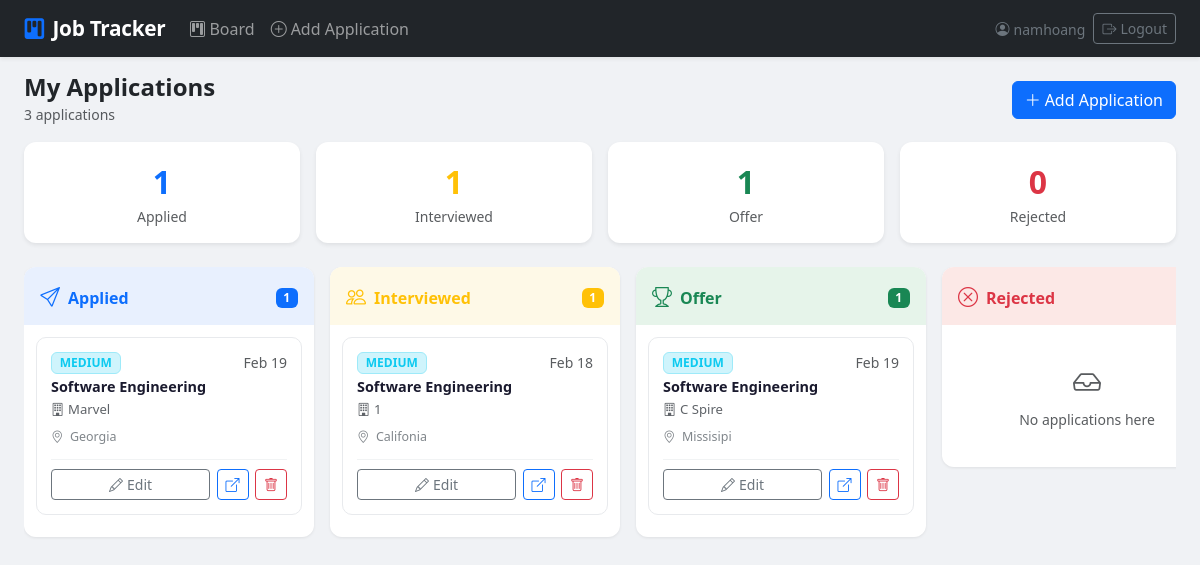
The app's page / (signed in) with its own data.
### applications/models.py (models this page shows, shortened)
class Application(models.Model):
    STATUS_CHOICES = [
        ('APPLIED', 'Applied'),
        ('INTERVIEWED', 'Interviewed'),
        ('OFFER', 'Offer'),
        ('REJECTED', 'Rejected'),
    ]
    PRIORITY_CHOICES = [
        ('LOW', 'Low'),
        ('MEDIUM', 'Medium'),
        ('HIGH', 'High'),
    ]
    user = models.ForeignKey(User, on_delete=models.CASCADE)
    company = models.CharField(max_length=255)
    location = models.CharField(max_length=255)
    job_title = models.CharField(max_length=255)
    job_url = models.URLField(blank=True, null=True)
    status = models.CharField(max_length=20, choices=STATUS_CHOICES, default='APPLIED')
    priority = models.CharField(max_length=10, choices=PRIORITY_CHOICES, default='MEDIUM')
    applied_at = models.DateTimeField(auto_now_add=True)
    deadline = models.DateField(blank=True, null=True)
    salary_range = models.CharField(max_length=100, blank=True, null=True)
    notes = models.TextField(blank=True, null=True)
    class Meta:
        ordering = ['-applied_at']
    def get_priority_color(self):
        colors = {
            'LOW': 'secondary',
            'MEDIUM': 'info',
            'HIGH': 'danger',
        }
        return colors.get(self.priority, 'secondary')

### applications/views.py (the view)
# urls.py: path('', views.application_list, name='application_list'),
@login_required
def application_list(request):
    applications = Application.objects.filter(user=request.user)
    kanban_columns = [
        {
            'key': 'APPLIED',
            'label': 'Applied',
            'color': 'primary',
            'icon': 'bi-send',
            'items': applications.filter(status='APPLIED'),
        },
        {
            'key': 'INTERVIEWED',
            'label': 'Interviewed',
            'color': 'warning',
            'icon': 'bi-people',
            'items': applications.filter(status='INTERVIEWED'),
        },
        {
            'key': 'OFFER',
            'label': 'Offer',
            'color': 'success',
            'icon': 'bi-trophy',
            'items': applications.filter(status='OFFER'),
        },
        {
            'key': 'REJECTED',
            'label': 'Rejected',
            'color': 'danger',
            'icon': 'bi-x-circle',
            'items': applications.filter(status='REJECTED'),
        },
    ]
    return render(request, 'applications/application_list.html', {
        'kanban_columns': kanban_columns,
        'total': applications.count(),
    })

### applications/templates/applications/application_list.html (shortened to what this page needs)
{% extends "applications/base.html" %}
{% block content %}
<div class="d-flex align-items-center justify-content-between mb-3 flex-wrap gap-2">
  <div>
    <h4 class="mb-0 fw-bold">My Applications</h4>
    <small class="text-muted" id="totalCount">{{ total }} application{{ total|pluralize }}</small>
  </div>
  <button class="btn btn-primary" id="addAppBtn">
    <i class="bi bi-plus-lg me-1"></i>Add Application
  </button>
</div>
<div class="row g-3 mb-4">
  {% for col in kanban_columns %}
  <div class="col-6 col-md-3">
    <div class="card stats-card shadow-sm text-center py-2">
      <div class="card-body py-2">
        <div class="fs-2 fw-bold text-{{ col.color }}" data-stat="{{ col.key }}">{{ col.items.count }}</div>
        <div class="text-muted small">{{ col.label }}</div>
      </div>
    </div>
  </div>
  {% endfor %}
</div>
<div class="kanban-board">
  {% for col in kanban_columns %}
  <div class="kanban-column col-{{ col.color }}">
    <div class="kanban-column-header">
      <i class="bi {{ col.icon }} text-{{ col.color }} fs-5"></i>
      <span class="fw-semibold text-{{ col.color }}">{{ col.label }}</span>
      <span class="badge bg-{{ col.color }} ms-auto" data-col-badge="{{ col.key }}">{{ col.items.count }}</span>
    </div>
    <div class="kanban-column-body" data-status="{{ col.key }}">
      {% for app in col.items %}
      <div class="app-card" data-pk="{{ app.pk }}" data-href="{% url 'application_detail' app.pk %}">
        <div class="d-flex justify-content-between align-items-start mb-1">
          <span class="badge bg-{{ app.get_priority_color }}-subtle text-{{ app.get_priority_color }} border border-{{ app.get_priority_color }}-subtle small">
            {{ app.priority }}
          </span>
          <small class="text-muted">{{ app.applied_at|date:"M d" }}</small>
        </div>
        <div class="job-title">{{ app.job_title }}</div>
        <div class="company-name">
          <i class="bi bi-building me-1"></i>{{ app.company }}
        </div>
        <div class="meta-row">
          <i class="bi bi-geo-alt"></i>
          <span>{{ app.location }}</span>
        </div>
        <div class="card-actions">
          <button type="button"
                  class="btn btn-sm btn-outline-secondary flex-fill edit-btn"
                  data-pk="{{ app.pk }}">
            <i class="bi bi-pencil me-1"></i>Edit
          </button>
          {% if app.job_url %}
          <a href="{{ app.job_url }}" target="_blank" rel="noopener"
             class="btn btn-sm btn-outline-primary">
            <i class="bi bi-box-arrow-up-right"></i>
          </a>
          {% endif %}
          <button type="button"
                  class="btn btn-sm btn-outline-danger"
                  data-bs-toggle="modal"
                  data-bs-target="#deleteModal{{ app.pk }}">
            <i class="bi bi-trash"></i>
          </button>
        </div>
      </div>
      {% empty %}
      <div class="text-center py-4 text-muted empty-placeholder">
        <i class="bi bi-inbox fs-3 d-block mb-1 opacity-40"></i>
        <small>No applications here</small>
      </div>
      {% endfor %}
    </div>
  </div>
  {% endfor %}
</div>
{% endblock %}

### applications/templates/applications/base.html (shortened to what this page needs)
<!DOCTYPE html>
<html lang="en">
<head>
  <link href="https://cdn.jsdelivr.net/npm/bootstrap@5.3.3/dist/css/bootstrap.min.css" rel="stylesheet" />
  <link href="https://cdn.jsdelivr.net/npm/bootstrap-icons@1.11.3/font/bootstrap-icons.min.css" rel="stylesheet" />
</head>
<body>
  <nav class="navbar navbar-expand-lg navbar-dark bg-dark shadow-sm">
    <div class="container-fluid px-4">
      <a class="navbar-brand d-flex align-items-center gap-2" href="{% url 'application_list' %}">
        <i class="bi bi-kanban-fill text-primary"></i>
        Job Tracker
      </a>
      <div class="collapse navbar-collapse" id="mainNav">
        <ul class="navbar-nav me-auto">
          <li class="nav-item">
            <a class="nav-link" href="{% url 'application_list' %}">
              <i class="bi bi-kanban me-1"></i>Board
            </a>
          </li>
          <li class="nav-item">
            <a class="nav-link" href="{% url 'application_create' %}">
              <i class="bi bi-plus-circle me-1"></i>Add Application
            </a>
          </li>
        </ul>
        {% if user.is_authenticated %}
        <ul class="navbar-nav ms-auto align-items-center gap-2">
          <li class="nav-item">
            <span class="navbar-text text-secondary small">
              <i class="bi bi-person-circle me-1"></i>{{ user.username }}
            </span>
          </li>
          <li class="nav-item">
            <form method="post" action="{% url 'logout' %}" class="d-inline">
              <button type="submit" class="btn btn-sm btn-outline-secondary">
                <i class="bi bi-box-arrow-right me-1"></i>Logout
              </button>
            </form>
          </li>
        </ul>
        {% endif %}
      </div>
    </div>
  </nav>
  <main class="container-fluid px-4 py-3">
    {% block content %}{% endblock %}
  </main>
</body>
</html>

### records on screen
Application: priority "MEDIUM", applied_at "Feb 19", job_title "Software Engineering", company "Marvel", location "Georgia"
Application: priority "MEDIUM", applied_at "Feb 18", job_title "Software Engineering", company "1", location "Califonia"
Application: priority "MEDIUM", applied_at "Feb 19", job_title "Software Engineering", company "C Spire", location "Missisipi"

### other values on screen
{{ user.username }} "namhoang"
{{ total }} "3"
{{ col.items.count }} "1" "1" "1" "0"
{{ col.label }} "Applied" "Interviewed" "Offer" "Rejected"
{{ col.items.count }} "1" "1" "1"
